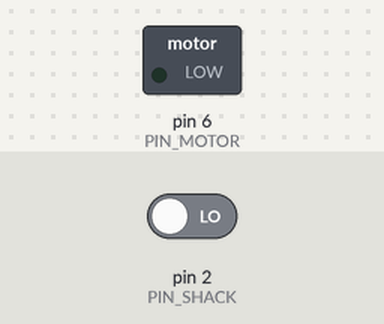
This sketch was run on a simulated Arduino Uno, built with avr-gcc and run on an emulated ATmega328P. On the bench: switched loads named in the sketch (green lamp = pin HIGH). The inputs (shaded band) are chosen by the test bench; at power-on: pin 2 (PIN_SHACK) LOW.

Above: at 2.8 s.
2.9 s: pin 2 (PIN_SHACK) driven HIGH
At 6.8 s:
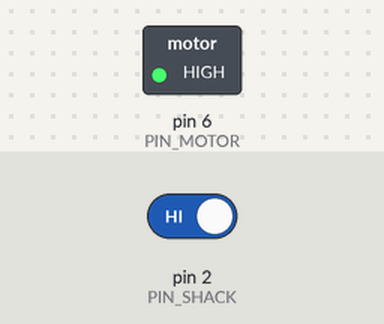
7.0 s: pin 2 (PIN_SHACK) driven LOW
At 7.9 s:
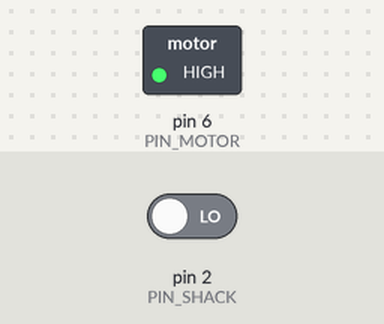
Timing chart, 0 to 10.0 s (numbered marks = the images above; inputs shaded):
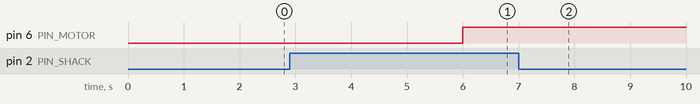

The sketch:

CrazyMouse.ino
```cpp
#define PIN_SHACK 2
#define PIN_MOTOR 6

int sensorReading = LOW;

void setup(){
  pinMode(PIN_SHACK, INPUT);
  pinMode(PIN_MOTOR, OUTPUT);
}

void loop(){
  sensorReading = digitalRead(PIN_SHACK);
  if(sensorReading == HIGH)
  {
    digitalWrite(PIN_MOTOR,LOW);
    delay(3000);
    digitalWrite(PIN_MOTOR,HIGH);
  }
  delay(1000);

}
```

Measured:
- after the input at 2.9 s, pin 6 (PIN_MOTOR): LOW → HIGH after 3.1 s
- after the input at 7.0 s, pin 6 (PIN_MOTOR): stops changing and stays HIGH
